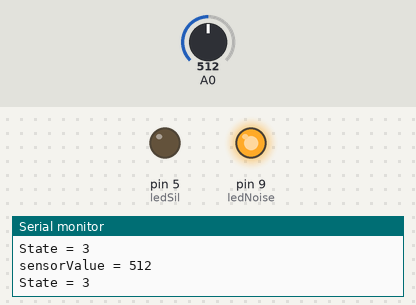
The sketch below on a simulated Arduino Uno, built with avr-gcc and run on an emulated ATmega328P. Parts: output pins drawn as LEDs (lit = HIGH), the last lines printed to the serial monitor. The test bench sets the inputs (shaded band); at power-on: A0 = 512.

Above: at 3.6 s.
3.7 s: A0 set to 257
6.7 s: A0 set to 240
At 9.2 s:
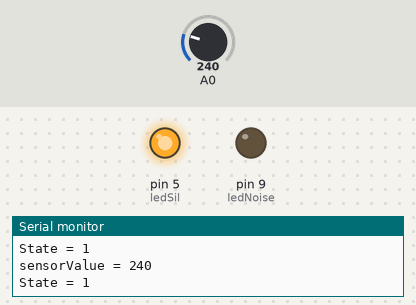
9.7 s: A0 set to 260
At 12.5 s:
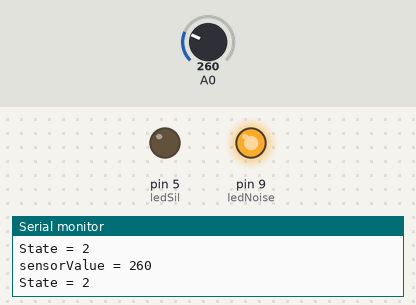
Timing chart, 0 to 14.0 s (numbered marks = the images above; inputs shaded):
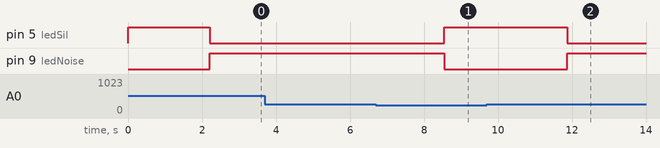

The sketch:

statemachine_with_uber_states_and_leds.ino
```cpp
enum State_enum {SIL, PROBSIL, PROBNOISE, NOISE};
enum uberState_enum {USILENCE, UNOISE};

int ledNoise = 9;
int ledSil = 5;

void state_machine_run(int sensorinfo);

uint8_t state = SIL;
uint8_t prevState = PROBSIL;
uint8_t uberState = USILENCE;

unsigned long timeIn;
unsigned long currentTime;

int setTime = 1000;

void setup() {
  Serial.begin(9600);
  pinMode(ledNoise, OUTPUT);
  pinMode(ledSil, OUTPUT);
}

void loop() {
  stateMachineRun(read_Sensor());
  Serial.println((String)"State = " + state);
  delay(100);
}

void stateMachineRun(int sensorInfo)
{
  int threshold = 250;

  switch (state)
  {
    int sumOfData;
    int counter;
    int average;

    case SIL:
      if (prevState != state) {
        timeIn = millis();
        turnLedOn();
        prevState = state;
      }

      sumOfData = sumOfData + sensorInfo;
      counter += 1;
      average = sumOfData / counter;

      currentTime = millis();

      if ((currentTime - timeIn) > setTime) {
        if (average > threshold) {
          state = PROBSIL;
        } else {
          timeIn = millis();
        }

        sumOfData = 0;
        counter = 0;
        average = 0;
      }
      break;

    case PROBSIL:
      if (prevState != state) {
        timeIn = millis();
        turnLedOn();
        prevState = state;
      }

      sumOfData = sumOfData + sensorInfo;
      counter += 1;
      average = sumOfData / counter;

      currentTime = millis();

      if ((currentTime - timeIn) > setTime) {
        if (average > threshold) {
          state = PROBNOISE;
        } else {
          state = SIL;
        }

        sumOfData = 0;
        counter = 0;
        average = 0;
      }
      break;

    case PROBNOISE:
      if (prevState != state) {
        timeIn = millis();
        turnLedOn();
        prevState = state;
      }

      sumOfData = sumOfData + sensorInfo;
      counter += 1;
      average = sumOfData / counter;

      currentTime = millis();

      if ((currentTime - timeIn) > setTime) {
        if (average > threshold) {
          state = NOISE;
        } else {
          state = PROBSIL;
        }

        sumOfData = 0;
        counter = 0;
        average = 0;
      }
      break;

    case NOISE:
      if (prevState != state) {
        timeIn = millis();
        turnLedOn();
        prevState = state;
      }

      sumOfData = sumOfData + sensorInfo;
      counter += 1;
      average = sumOfData / counter;

      currentTime = millis();

      if ((currentTime - timeIn) > setTime) {
        if (average < threshold) {
          state = PROBNOISE;
        } else {
          timeIn = millis();
        }

        sumOfData = 0;
        counter = 0;
        average = 0;
      }
      break;
  }

  if (state == SIL || state == PROBSIL) {
    uberState = USILENCE;
  } else {
    uberState = UNOISE;
  }
}

int read_Sensor() {
  int sensorValue = analogRead(A0);
  Serial.println((String)"sensorValue = " + sensorValue);
  return sensorValue;
}

void turnLedOn() {
  switch(uberState) {

    case USILENCE:
      turnLedOff();
      digitalWrite(ledSil, 210);
      break;

    case UNOISE:
      turnLedOff();
      digitalWrite(ledNoise, 210);
      break;
  }
}

void turnLedOff() {
  switch(uberState) {

    case USILENCE:
      digitalWrite(ledNoise, LOW);
      break;

    case UNOISE:
      digitalWrite(ledSil, LOW);
      break;
  }
}
```

Measured:
- the behaviour switches between 250 and 249 on A0 (found by bisection; images 0 and 1)
- after the input at 6.7 s, pin 5 (ledSil): LOW → HIGH after 1.9 s; pin 9 (ledNoise): HIGH → LOW after 1.9 s
- after the input at 9.7 s, pin 5 (ledSil): HIGH → LOW after 2.2 s; pin 9 (ledNoise): LOW → HIGH after 2.2 s
